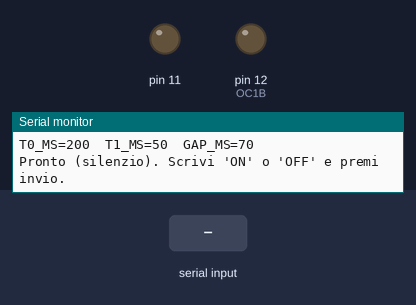
The sketch below on a simulated Arduino Uno, built for the host (arithmetic inside an expression is 32-bit, double 64-bit). Shown: output pins drawn as LEDs (lit = HIGH), the last lines printed to the serial monitor. Inputs (shaded band) come from the test bench. Random numbers use the default seed unless the sketch sets one.

Above: at 1.3 s.
1.4 s: "ON\n" received over Serial
At 2.6 s:
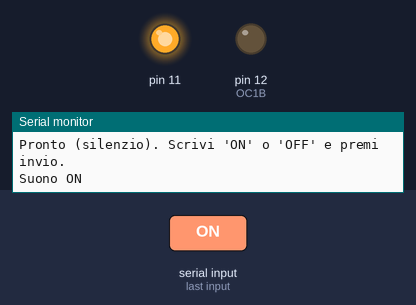
2.9 s: "OFF\n" received over Serial
At 3.8 s:
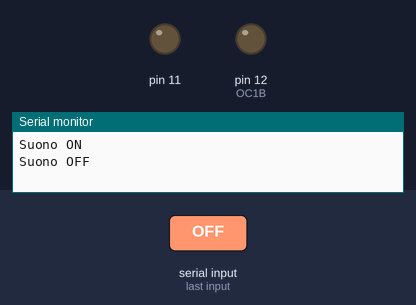
Timing chart, 0 to 5.9 s (numbered marks = the images above; inputs shaded):
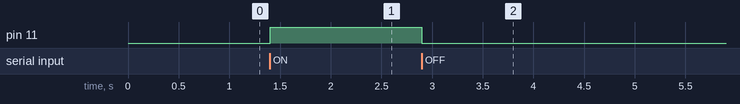

The sketch:

trasmettitore.ino
```cpp
// Genera f1 (600Hz) e f2 (1500Hz) sullo STESSO pin (12 - OC1B) tramite
// sintesi DDS + PWM ad alta frequenza, sommate in un unico segnale che va
// poi filtrato con un RC passa-basso.
//
// Il gating dei due canali NON e' piu' a durata fissa indipendente:
// implementa il vero protocollo f1/f2 (SPECS.MD §2-3):
//   [marcatore zero: f1 per T0_MS] [gap]
//   per ogni interruttore i=1..NUM_SWITCH:
//     [f1 per T1_MS, + f2 in overlap se l'interruttore i e' chiuso] [gap]
//   ripete da capo
//
// Controllo master via Serial (accendi/spegni) INVARIATO rispetto alla
// versione precedente: il suono parte SEMPRE spento al boot/reset, a
// prescindere da quale simbolo del protocollo si starebbe emettendo,
// finche' non si scrive "ON" sul Serial Monitor.

#include <avr/io.h>
#include <avr/interrupt.h>
#include <math.h>

uint8_t sineTable[256];
volatile uint32_t phase1 = 0, phase2 = 0;
uint32_t inc1, inc2;
// Hz - frequenza di aggiornamento del DDS (quante volte al secondo si
// sceglie un nuovo campione dalla tabella del seno). Portata da 20000 a
// 40000: a 20kHz, f1=2500Hz aveva solo 8 campioni per periodo (un'onda
// "a gradini" molto grezza, non un seno pulito), e f2=1000Hz solo 20 - lo
// spettrogramma su main.py mostrava diverse righe spurie persistenti oltre
// a f1 (non solo armoniche pulite a multipli di 2500Hz), quasi certamente
// dovute a questa scarsa risoluzione. A 40kHz i campioni per periodo
// raddoppiano (16 per f1, 40 per f2): onda più pulita, meno energia spuria
// sparsa nello spettro che possa "sporcare" il filtro Goertzel dell'altra
// frequenza in main.py.
const uint32_t SAMPLE_RATE = 40000; // Nyquist = 20kHz

// --- Frequenze canale (Hz) ---
// AUTOGENERATO da aggiorna_config_ino.py a partire da config_condivisa.py -
// non modificare questi due valori a mano: cambia F1_HZ/F2_HZ in
// config_condivisa.py e rilancia "python aggiorna_config_ino.py" (dalla
// cartella FREQUENCY DETECTION/), che li riscrive qui e in sweep_tempi.ino
// (Arduino non riesce a includere un header con percorso relativo fuori
// dalla cartella dello sketch, da qui l'esigenza di uno script che li
// scriva direttamente invece di un #include condiviso). Scelte con lo
// sweep a gradini di TEST ARMONICHE/ (vedi SPECS.MD §5.1/§6.2): le due con
// segnale più forte, meno armoniche proprie e senza cross-talk misurato
// tra loro, sotto il limite di banda del sistema (~5400Hz).
const uint32_t FREQ1 = 4600;   // f1: clock/counter
const uint32_t FREQ2 = 3200;  // f2: stato interruttore

// --- Protocollo f1/f2 (SPECS.MD §2/§3): valori da tarare sperimentalmente ---
const unsigned long T0_MS      = 200;  // durata marcatore di zero
const unsigned long T1_MS      = 50;  // durata di uno slot
const unsigned long GAP_MS     = 70;   // silenzio tra un simbolo e il successivo
const uint8_t        NUM_SWITCH = 50; // numero di interruttori nel ciclo

// Placeholder in RAM per test: sostituire con lettura hardware reale
// (es. catena di shift register per 100 ingressi)
bool switchState[NUM_SWITCH];

// Simulazione per test SENZA hardware reale collegato: se true, ad ogni
// boot vengono chiusi a caso circa PERCENTUALE_CHIUSI_SIMULATI% degli
// interruttori, cosi' si puo' verificare che il rilevatore distingua
// davvero APERTO/CHIUSO prima di cablare i 100 ingressi veri. Mettere a
// false quando si passa alla lettura hardware reale.
const bool SIMULA_INTERRUTTORI_CASUALI = true;
const uint8_t PERCENTUALE_CHIUSI_SIMULATI = 15; // 0-100

volatile bool canale1_on = true;
volatile bool canale2_on = true;

// Abilita/disabilita manualmente un canale intero (utile per la PoC:
// testare "solo f1", "solo f2", poi entrambe insieme). Mettere a false per
// silenziare completamente un canale a prescindere dal protocollo.
const bool CANALE1_ABILITATO = true;
const bool CANALE2_ABILITATO = true;

// --- Controllo master via seriale (INVARIATO) ---
volatile bool soundEnabled = false; // parte spento

// --- Macchina a stati del protocollo ---
enum StatoProtocollo : uint8_t { STATO_TONO, STATO_GAP };
StatoProtocollo stato_protocollo = STATO_TONO;
uint8_t slot_corrente = 0; // 0 = marcatore di zero, 1..NUM_SWITCH = slot interruttore
unsigned long inizio_stato_ms = 0;

bool readSwitch(uint8_t idx) {
  // Placeholder: sostituire con lettura hardware reale. idx va da 1 a NUM_SWITCH.
  return switchState[idx - 1];
}

void setup() {
  Serial.begin(9600);

  for (int i = 0; i < 256; i++) {
    sineTable[i] = (uint8_t)(127.5 + 127.5 * sin(2.0 * PI * i / 256.0));
  }
  inc1 = (uint32_t)(((uint64_t)FREQ1 << 32) / SAMPLE_RATE);
  inc2 = (uint32_t)(((uint64_t)FREQ2 << 32) / SAMPLE_RATE);

  pinMode(12, OUTPUT); // OC1B
  pinMode(11, OUTPUT);
  digitalWrite(11, LOW); // parte spento, coerente con soundEnabled = false
  // Timer1: Fast PWM 8 bit, nessun prescaler -> portante PWM a 62.5kHz
  TCCR1A = _BV(COM1B1) | _BV(WGM10);
  TCCR1B = _BV(WGM12) | _BV(CS10);
  OCR1B = 128; // silenzio iniziale (valore centrale)

  // Timer2: CTC, genera interrupt a SAMPLE_RATE per aggiornare il campione
  TCCR2A = _BV(WGM21);
  TCCR2B = _BV(CS21); // prescaler 8
  OCR2A = (16000000UL / 8 / SAMPLE_RATE) - 1;
  TIMSK2 = _BV(OCIE2A);

  // Placeholder: tutti aperti finche' non si collega la lettura reale,
  // a meno che SIMULA_INTERRUTTORI_CASUALI non sia attivo (vedi sopra).
  randomSeed(analogRead(A0)); // pin scollegato = rumore, seed diverso ad ogni boot
  for (uint8_t i = 0; i < NUM_SWITCH; i++) {
    if (SIMULA_INTERRUTTORI_CASUALI) {
      switchState[i] = (random(0, 100) < PERCENTUALE_CHIUSI_SIMULATI);
    } else {
      switchState[i] = false;
    }
  }

  inizio_stato_ms = millis();
  sei();

  // Stampa diagnostica: serve a verificare senza ambiguita' che lo sketch
  // davvero in esecuzione sulla board sia quello appena caricato (capita di
  // modificare il .ino e dimenticare/fallire l'upload, restando con un
  // binario vecchio) e con quali costanti gira.
  Serial.println(F("--- trasmettitore f1/f2: parametri attivi ---"));
  Serial.print(F("SAMPLE_RATE=")); Serial.print(SAMPLE_RATE); Serial.println(F("Hz"));
  Serial.print(F("FREQ1=")); Serial.print(FREQ1);
  Serial.print(F("Hz  FREQ2=")); Serial.print(FREQ2); Serial.println(F("Hz"));
  Serial.print(F("CANALE1_ABILITATO=")); Serial.println(CANALE1_ABILITATO ? "true" : "false");
  Serial.print(F("CANALE2_ABILITATO=")); Serial.println(CANALE2_ABILITATO ? "true" : "false");
  Serial.print(F("T0_MS=")); Serial.print(T0_MS);
  Serial.print(F("  T1_MS=")); Serial.print(T1_MS);
  Serial.print(F("  GAP_MS=")); Serial.println(GAP_MS);
  Serial.println(F("Pronto (silenzio). Scrivi 'ON' o 'OFF' e premi invio."));
}

ISR(TIMER2_COMPA_vect) {
  phase1 += inc1;
  phase2 += inc2;
  uint8_t idx1 = phase1 >> 24;
  uint8_t idx2 = phase2 >> 24;

  if (!soundEnabled) {
    OCR1B = 128; // silenzio totale, ma le fasi continuano ad avanzare sopra
    return;
  }

  // Se il canale e' OFF (o disabilitato), il suo contributo e' il punto
  // medio (silenzio), non zero: mantiene centrata la somma.
  uint8_t contrib1 = canale1_on ? sineTable[idx1] : 128;
  uint8_t contrib2 = canale2_on ? sineTable[idx2] : 128;
  uint8_t sample = ((uint16_t)contrib1 + contrib2) / 2;
  OCR1B = sample;
}

// Macchina a stati del protocollo f1/f2. Sostituisce il vecchio
// aggiorna_gating() a durata fissa indipendente per canale: qui f1 scandisce
// marcatore/slot, e f2 e' condizionata allo stato dell'interruttore dello
// slot corrente. Non blocca mai (nessun delay()), stesso stile di prima.
void aggiorna_protocollo(unsigned long ora_ms) {
  unsigned long trascorso = ora_ms - inizio_stato_ms;

  if (stato_protocollo == STATO_TONO) {
    if (slot_corrente == 0) {
      // marcatore di zero: solo f1. CANALE*_ABILITATO va dentro la stessa
      // assegnazione (non come override subito dopo): canale1_on/canale2_on
      // sono lette in modo asincrono dall'ISR audio, che puo' interromperci
      // in qualunque punto. Se prima scriviamo "true" e solo due righe dopo
      // rimettiamo "false", esiste una finestra in cui l'ISR puo' leggere
      // "true" e far trapelare un campione di tono vero anche a canale
      // "disabilitato" - capitava esattamente durante le fasi TONO, mai nei
      // GAP, ed e' per questo che il leakage sembrava seguire il ritmo del
      // protocollo. Scrivendo subito il valore finale non esiste piu' uno
      // stato intermedio da poter leggere a meta'.
      canale1_on = CANALE1_ABILITATO;
      canale2_on = false;
      if (trascorso >= T0_MS) {
        stato_protocollo = STATO_GAP;
        inizio_stato_ms = ora_ms;
      }
    } else {
      // slot interruttore: f1 sempre, f2 solo se chiuso
      bool chiuso = readSwitch(slot_corrente);
      canale1_on = CANALE1_ABILITATO;
      canale2_on = CANALE2_ABILITATO && chiuso;
      if (trascorso >= T1_MS) {
        stato_protocollo = STATO_GAP;
        inizio_stato_ms = ora_ms;
      }
    }
  } else { // STATO_GAP: silenzio tra un simbolo e il successivo
    canale1_on = false;
    canale2_on = false;
    if (trascorso >= GAP_MS) {
      if (slot_corrente >= NUM_SWITCH) {
        slot_corrente = 0; // fine ciclo, torna al marcatore di zero
      } else {
        slot_corrente++;
      }
      stato_protocollo = STATO_TONO;
      inizio_stato_ms = ora_ms;
    }
  }
}

void gestisci_seriale() {
  if (Serial.available()) {
    String cmd = Serial.readStringUntil('\n');
    cmd.trim();
    if (cmd.equalsIgnoreCase("ON")) {
      digitalWrite(11, HIGH);
      soundEnabled = true;
      Serial.println("Suono ON");
    } else if (cmd.equalsIgnoreCase("OFF")) {
      digitalWrite(11, LOW);
      soundEnabled = false;
      Serial.println("Suono OFF");
    }
  }
}

void loop() {
  aggiorna_protocollo(millis());
  gestisci_seriale();
  // nessun delay(): protocollo, DDS e seriale restano tutti reattivi
}
```

Measured:
- after the input at 1.4 s, pin 11: LOW → HIGH at once
- after the input at 2.9 s, pin 11: HIGH → LOW at once
